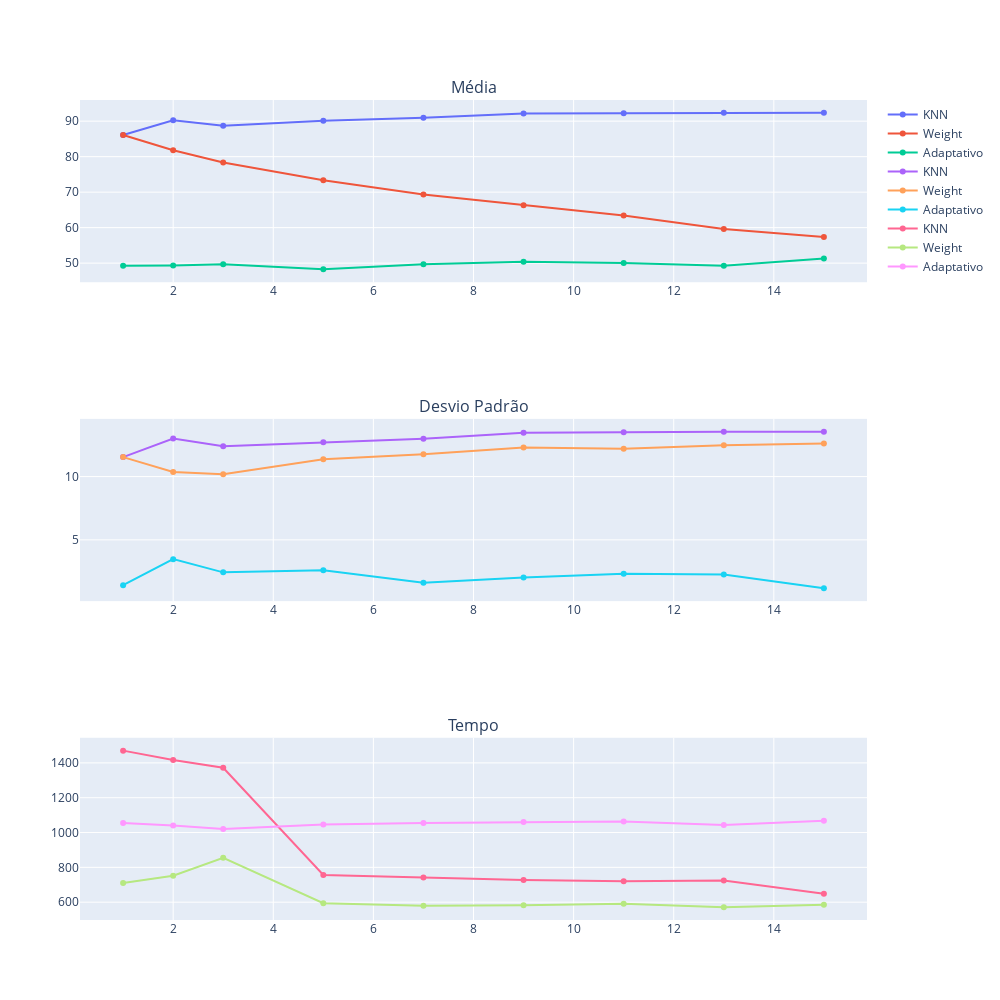

This figure's notebook cell:
### Code cell
pc1_fig.show()

### Figure 1 — Plotly figure (JSON) as saved in the notebook; plotly's stock layout.template omitted (floating-point values rounded to 4 significant figures)
{"data": [{"mode": "lines+markers", "name": "KNN", "type": "scatter", "x": [1, 2, 3, 5, 7, 9, 11, 13, 15], "xaxis": "x", "y": [86.12, 90.27, 88.74, 90.09, 90.99, 92.16, 92.25, 92.34, 92.34], "yaxis": "y"}, {"mode": "lines+markers", "name": "Weight", "type": "scatter", "x": [1, 2, 3, 5, 7, 9, 11, 13, 15], "xaxis": "x", "y": [86.12, 81.8, 78.37, 73.33, 69.36, 66.29, 63.41, 59.62, 57.37], "yaxis": "y"}, {"mode": "lines+markers", "name": "Adaptativo", "type": "scatter", "x": [1, 2, 3, 5, 7, 9, 11, 13, 15], "xaxis": "x", "y": [49.23, 49.32, 49.68, 48.25, 49.68, 50.41, 50.04, 49.23, 51.31], "yaxis": "y"}, {"mode": "lines+markers", "name": "KNN", "type": "scatter", "x": [1, 2, 3, 5, 7, 9, 11, 13, 15], "xaxis": "x2", "y": [11.54, 13.0, 12.39, 12.71, 12.99, 13.46, 13.51, 13.54, 13.54], "yaxis": "y2"}, {"mode": "lines+markers", "name": "Weight", "type": "scatter", "x": [1, 2, 3, 5, 7, 9, 11, 13, 15], "xaxis": "x2", "y": [11.54, 10.36, 10.18, 11.36, 11.76, 12.3, 12.2, 12.47, 12.61], "yaxis": "y2"}, {"mode": "lines+markers", "name": "Adaptativo", "type": "scatter", "x": [1, 2, 3, 5, 7, 9, 11, 13, 15], "xaxis": "x2", "y": [1.423, 3.478, 2.432, 2.608, 1.622, 2.029, 2.317, 2.26, 1.178], "yaxis": "y2"}, {"mode": "lines+markers", "name": "KNN", "type": "scatter", "x": [1, 2, 3, 5, 7, 9, 11, 13, 15], "xaxis": "x3", "y": [1470.0, 1416.0, 1372.0, 756.5, 742.4, 727.7, 720.4, 724.8, 648.6], "yaxis": "y3"}, {"mode": "lines+markers", "name": "Weight", "type": "scatter", "x": [1, 2, 3, 5, 7, 9, 11, 13, 15], "xaxis": "x3", "y": [709.9, 752.1, 854.7, 594.2, 579.7, 582.3, 591.4, 571.5, 585.5], "yaxis": "y3"}, {"mode": "lines+markers", "name": "Adaptativo", "type": "scatter", "x": [1, 2, 3, 5, 7, 9, 11, 13, 15], "xaxis": "x3", "y": [1055.0, 1040.0, 1021.0, 1046.0, 1055.0, 1060.0, 1063.0, 1043.0, 1067.0], "yaxis": "y3"}], "layout": {"annotations": [{"font": {"size": 16}, "showarrow": false, "text": "Média", "x": 0.5, "xanchor": "center", "xref": "paper", "y": 1.0, "yanchor": "bottom", "yref": "paper"}, {"font": {"size": 16}, "showarrow": false, "text": "Desvio Padrão", "x": 0.5, "xanchor": "center", "xref": "paper", "y": 0.6111, "yanchor": "bottom", "yref": "paper"}, {"font": {"size": 16}, "showarrow": false, "text": "Tempo", "x": 0.5, "xanchor": "center", "xref": "paper", "y": 0.2222, "yanchor": "bottom", "yref": "paper"}], "height": 1000, "width": 1000, "xaxis": {"anchor": "y", "domain": [0, 1]}, "xaxis2": {"anchor": "y2", "domain": [0, 1]}, "xaxis3": {"anchor": "y3", "domain": [0, 1]}, "yaxis": {"anchor": "x", "domain": [0.7778, 1]}, "yaxis2": {"anchor": "x2", "domain": [0.3889, 0.6111]}, "yaxis3": {"anchor": "x3", "domain": [0, 0.2222]}}}
